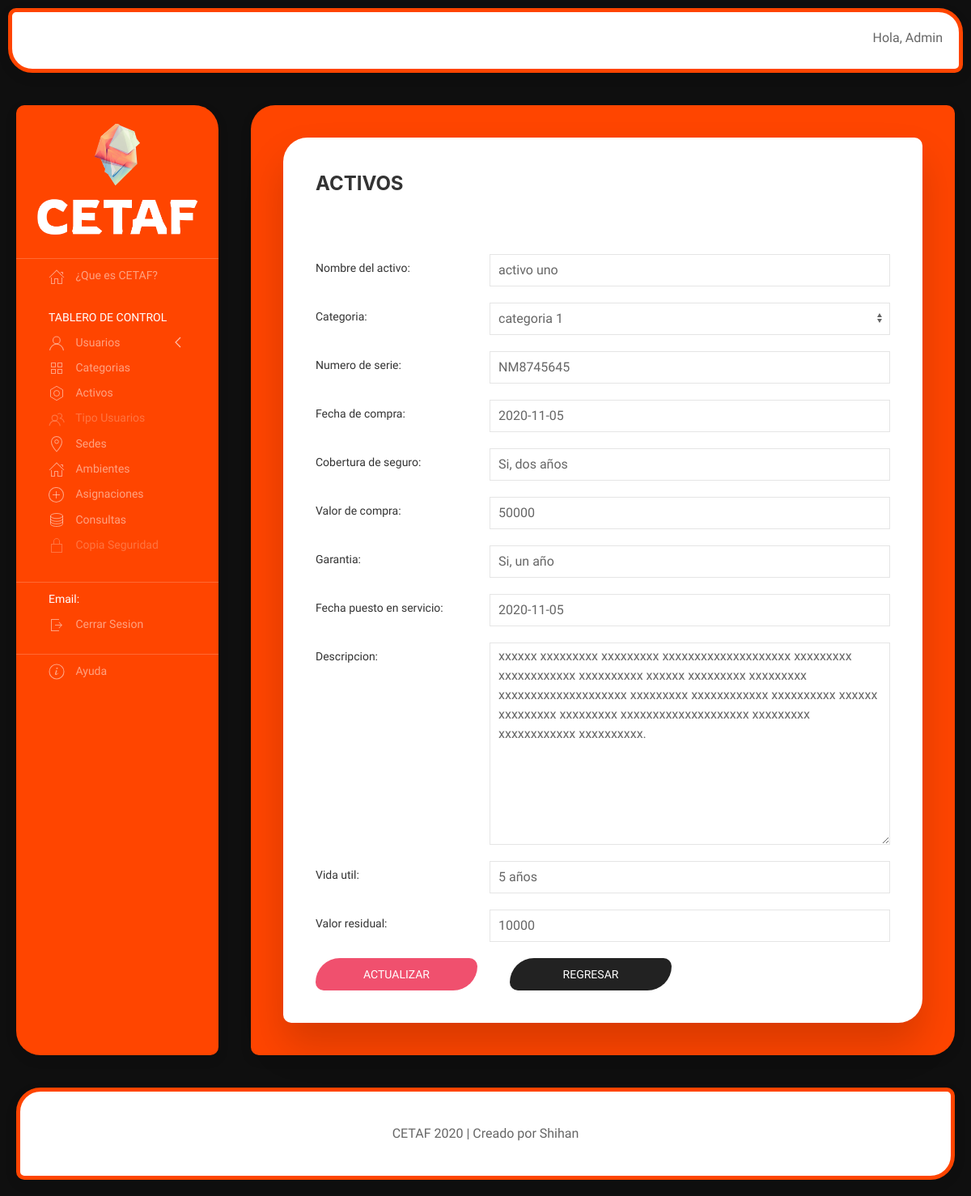
The page /activos/1/actualizar (signed in) on the database as committed earlier.
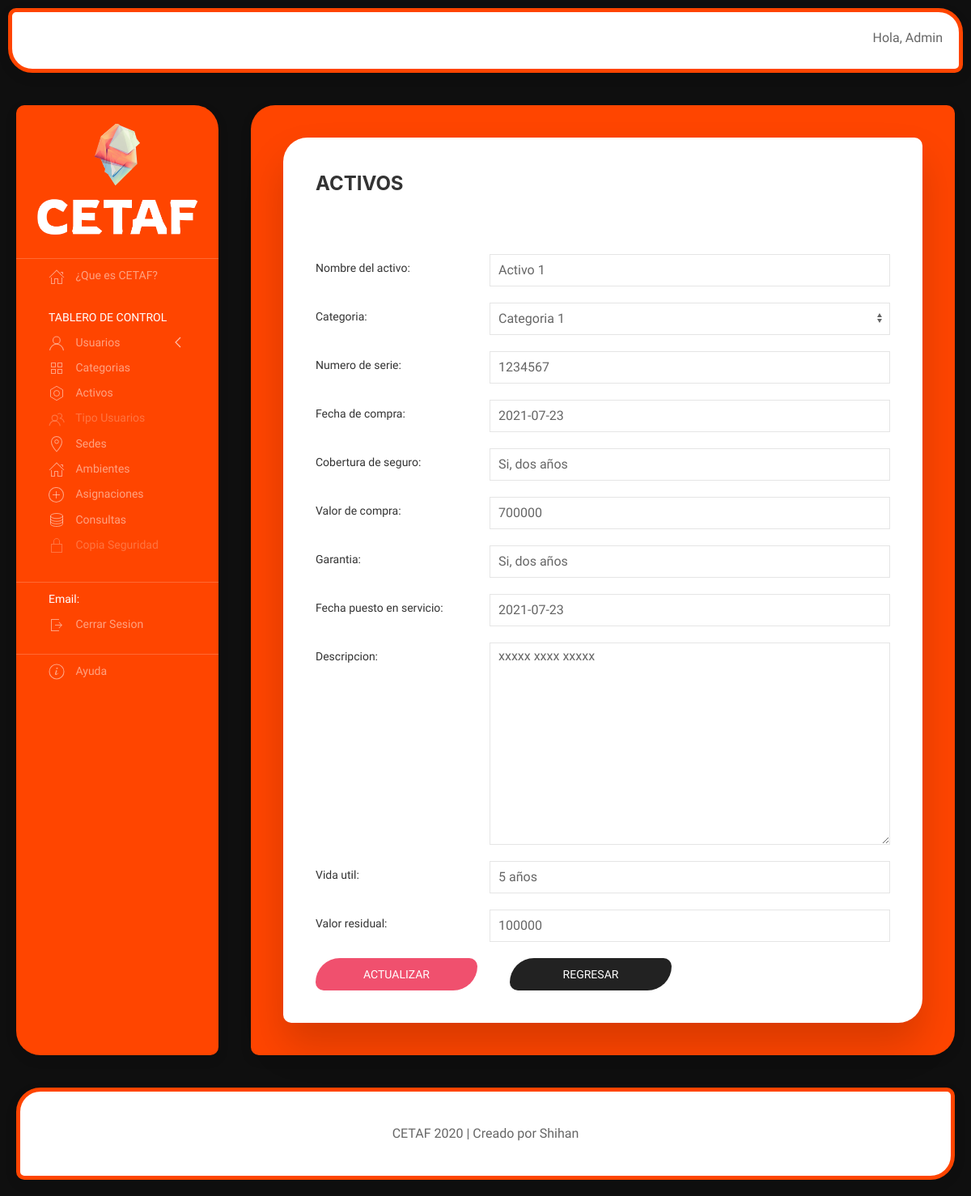
The same page on the database as committed later.
### cetaf/models.py (models this page shows, shortened)
class Activo(models.Model):
    nombre = models.CharField(max_length=50)
    categoria = models.ForeignKey(Categoria, on_delete=models.CASCADE)
    num_serie = models.CharField(max_length=50)
    fecha_compra = models.DateField()
    cobertura_seguro = models.CharField(max_length=200)
    valor_compra = models.IntegerField(default=0)
    garantia = models.CharField(max_length=200)
    fecha_puesto_servicio = models.DateField()
    descripcion = models.TextField()
    vida_util = models.CharField(max_length=200)
    valor_residual = models.IntegerField(default=0)

### cetaf/views.py (the view)
# urls.py: path('activos/<int:_id>/actualizar', views.actualizar_activo, name='actualizar_activo'),
@permission_required('cetaf.change_activo', raise_exception=True)
def actualizar_activo(request, _id):
    try:
        dato_old = get_object_or_404(Activo, id = _id)
    except Exception:
        raise Http404('El registro no existe')
    if request.method == 'POST':
        form = ActivoForm(request.POST, instance=dato_old)
        if form.is_valid():
            form.save()
            return redirect(f'/activos/{_id}/')
    else:
        form = ActivoForm(instance=dato_old)
        contexto = {
            'form': form
        }
        return render(request, 'activos/actualizar_activo.html', contexto)

### cetaf/models.py (called while the page is built)
    def __str__(self):
        return self.nombre

### cetaf/templates/activos/actualizar_activo.html (shortened to what this page needs)
{% extends "activos/index.html" %}
{% block contenido_activo %}
<form class="uk-form-horizontal uk-margin-large" method="post">
    {% for campo in form %}
        <div class="uk-margin">
            <label class="uk-form-label" for="{{campo.auto_id}}">{{campo.label}}</label>
            <div class="uk-form-controls">
                {{campo}}
            </div>
        </div>
    {% endfor %}
    <div uk-grid>
        <div>
            <button class="uk-button uk-button-danger" type="submit" style="border-radius: 30px 10px; width: 200px">Actualizar</button>
        </div>
        <div>
            <a class="uk-button uk-button-secondary" href="{% url 'lts_activo' %}" style="border-radius: 30px 10px; width: 200px;">Regresar</a>
        </div>
    </div>
</form>
{% endblock contenido_activo %}

Rows that differ between the two databases and show on the page:
changed Activo "Si, dos años": nombre "activo uno" → "Activo 1"; categoria "categoria 1" → "Categoria 1"; num_serie "NM8745645" → "1234567"; fecha_compra "2020-11-05" → "2021-07-23"; valor_compra "50000" → "700000"; garantia "Si, un año" → "Si, dos años"; fecha_puesto_servicio "2020-11-05" → "2021-07-23"; descripcion "xxxxxx xxxxxxxxx xxxxxxxxx xxxxxxxxxxxxxxxxxxxx xxxxxxxxx xxxxxxxxxxxx xxxxxxxxxx xxxxxx xxxxxxxxx xxxxxxxxx xxxxxxxxxxxxxxxxxxxx xxxxxxxxx xxxxxxxxxxxx xxxxxxxxxx xxxxxx xxxxxxxxx xxxxxxxxx xxxxxxxxxxxxxxxxxxxx xxxxxxxxx xxxxxxxxxxxx xxxxxxxxxx." → "xxxxx xxxx xxxxx"; valor_residual "10000" → "100000"
